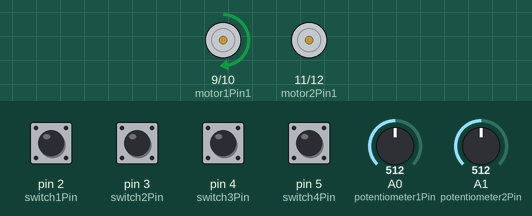
Bench run of a sketch on a simulated Arduino Uno, built with avr-gcc and run on an emulated ATmega328P. On the bench: motor-driver pin pairs drawn as motors (green arrow = first pin HIGH = forward, orange = second pin HIGH = backward, longer = more drive, scaled by the enable pin). Inputs (shaded band) come from the test bench; at power-on: pin 2 (switch1Pin), pin 3 (switch2Pin), pin 4 (switch3Pin), pin 5 (switch4Pin) HIGH, A0 (potentiometer1Pin) = 512, A1 (potentiometer2Pin) = 512.

Above: at 1.2 s.
1.3 s: A0 (potentiometer1Pin) set to 716
At 2.1 s:
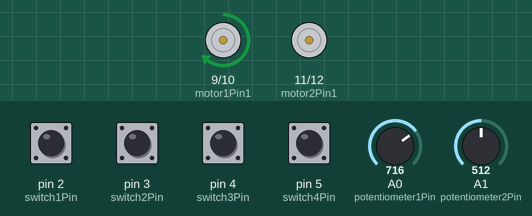
2.8 s: A1 (potentiometer2Pin) set to 532
At 3.3 s:
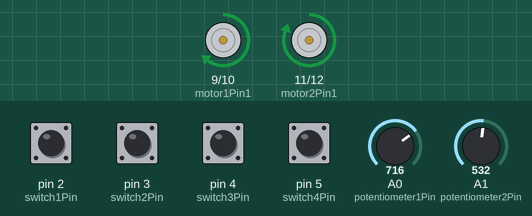
4.3 s: pin 2 (switch1Pin) pulled LOW for 0.15 s
At 4.37 s:
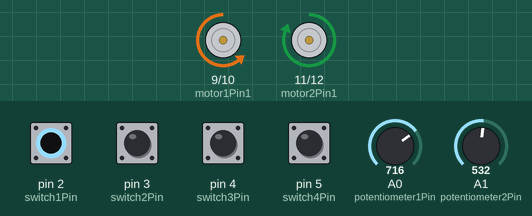
5.9 s: pin 4 (switch3Pin) pulled LOW for 0.15 s
At 5.97 s:
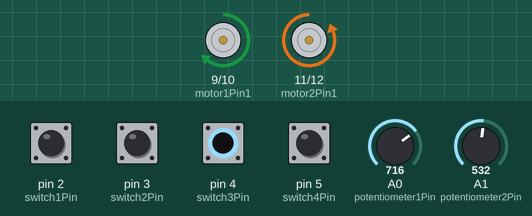
7.5 s: A0 (potentiometer1Pin) set to 900
At 8.0 s:
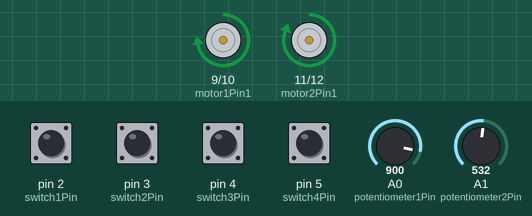
9.0 s: A1 (potentiometer2Pin) set to 511
At 10.4 s:
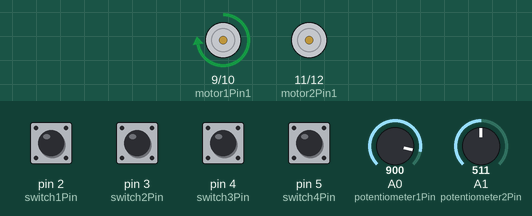
Timing chart, 0 to 11.5 s (numbered marks = the images above; inputs shaded):
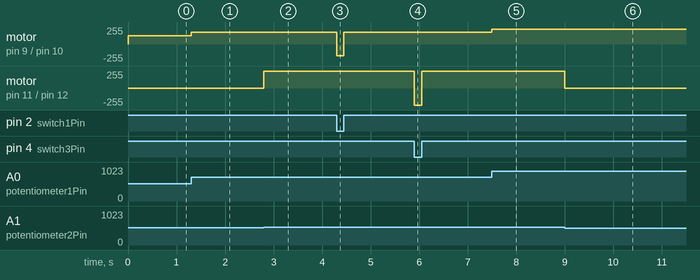

Measured:
- the behaviour switches between 513 and 514 on A1 (potentiometer2Pin) (found by bisection; images 1 and 2)
- after the input at 1.3 s, motor on pin 9 (motor1Pin1) / pin 10 (motor1Pin2): forward 127/255 → forward 178/255 at once
- after the input at 2.8 s, motor on pin 11 (motor2Pin1) / pin 12 (motor2Pin2): stopped → forward 255/255 at once
- after the input at 4.3 s, motor on pin 9 (motor1Pin1) / pin 10 (motor1Pin2): forward 178/255 → backward 178/255 at once, → forward 178/255 0.15 s later
- after the input at 5.9 s, motor on pin 11 (motor2Pin1) / pin 12 (motor2Pin2): forward 255/255 → backward 255/255 at once, → forward 255/255 0.15 s later
- after the input at 7.5 s, motor on pin 9 (motor1Pin1) / pin 10 (motor1Pin2): forward 178/255 → forward 224/255 at once
- after the input at 9.0 s, motor on pin 11 (motor2Pin1) / pin 12 (motor2Pin2): forward 255/255 → stopped at once

The sketch:

Control_Motor_Using_Arduino_AND_L293D_Proteus.ino
```cpp
// Motor control pins
const int motor1Pin1 = 9;    // Output 1 of L293D connected to Motor 1 terminal 1
const int motor1Pin2 = 10;   // Output 2 of L293D connected to Motor 1 terminal 2
const int motor2Pin1 = 11;   // Output 3 of L293D connected to Motor 2 terminal 1
const int motor2Pin2 = 12;   // Output 4 of L293D connected to Motor 2 terminal 2
const int enable1Pin = 6;    // Enable pin for Motor 1 connected to Arduino pin 6
const int enable2Pin = 7;    // Enable pin for Motor 2 connected to Arduino


// Dip switch pins
const int switch1Pin = 2;   // Pin 1B of dip switches connected to Arduino pin 2
const int switch2Pin = 3;   // Pin 2B of dip switches connected to Arduino pin 3
const int switch3Pin = 4;   // Pin 3B of dip switches connected to Arduino pin 4
const int switch4Pin = 5;   // Pin 4B of dip switches connected to Arduino pin 5

//Potentiometers setup pins
const int potentiometer1Pin = A0;  // Potentiometer 1 connected to Analog pin A0
const int potentiometer2Pin = A1;  // Potentiometer 2 connected to Analog pin A1

void setup() {
  // Set motor control pins as OUTPUT
  pinMode(motor1Pin1, OUTPUT);
  pinMode(motor1Pin2, OUTPUT);
  pinMode(motor2Pin1, OUTPUT);
  pinMode(motor2Pin2, OUTPUT);

  // Set dip switch pins as INPUT_PULLUP
  pinMode(switch1Pin, INPUT_PULLUP);
  pinMode(switch2Pin, INPUT_PULLUP);
  pinMode(switch3Pin, INPUT_PULLUP);
  pinMode(switch4Pin, INPUT_PULLUP);

}

void loop() {
  // Read the state of dip switches
  bool switch1State = digitalRead(switch1Pin);
  bool switch2State = digitalRead(switch2Pin);
  bool switch3State = digitalRead(switch3Pin);
  bool switch4State = digitalRead(switch4Pin);


  // Read the values of potentiometers
  int potentiometer1Value = analogRead(potentiometer1Pin);
  int potentiometer2Value = analogRead(potentiometer2Pin);

  // Map the potentiometer values to motor speed range (0-255)
  int motor1Speed = map(potentiometer1Value, 0, 1023, 0, 255);
  int motor2Speed = map(potentiometer2Value, 0, 1023, 0, 255);
  // Motor 1 control
  if (switch1State == HIGH) {
    // Switch 1 is ON
    digitalWrite(motor1Pin1, HIGH);
    digitalWrite(motor1Pin2, LOW);
  analogWrite(enable1Pin, motor1Speed);
  } else if (switch2State == HIGH) {
    // Switch 1 is OFF, Switch 2 is ON
    digitalWrite(motor1Pin1, LOW);
    digitalWrite(motor1Pin2, HIGH);
  analogWrite(enable1Pin, motor1Speed);
  } else {
    // Both switches are OFF
    digitalWrite(motor1Pin1, LOW);
    digitalWrite(motor1Pin2, LOW);
  analogWrite(enable1Pin, 0);  // Set motor 1 speed to 0
  }

  // Motor 2 control
  if (switch3State == HIGH) {
    // Switch 3 is ON
    digitalWrite(motor2Pin1, HIGH);
    digitalWrite(motor2Pin2, LOW);
  analogWrite(enable2Pin, motor2Speed);
  } else if (switch4State == HIGH) {
    // Switch 3 is OFF, Switch 4 is ON
    digitalWrite(motor2Pin1, LOW);
    digitalWrite(motor2Pin2, HIGH);
  analogWrite(enable2Pin, motor2Speed);
  } else {
    // Both switches are OFF
    digitalWrite(motor2Pin1, LOW);
    digitalWrite(motor2Pin2, LOW);
  analogWrite(enable2Pin, 0); // Set motor 2 speed to 0
  }
}
```
